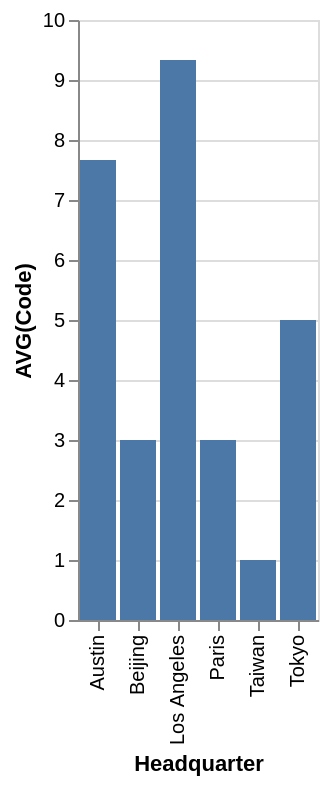

Express this chart as Vega-Lite.
### Vega-Lite specification from a JSON file in a GitHub repository (floating-point values rounded to 4 significant figures)
{"data": {"values": [{"x_data": "Austin", "y_data": 7.667}, {"x_data": "Beijing", "y_data": 3}, {"x_data": "Los Angeles", "y_data": 9.333}, {"x_data": "Paris", "y_data": 3}, {"x_data": "Taiwan", "y_data": 1}, {"x_data": "Tokyo", "y_data": 5}]}, "mark": "bar", "encoding": {"x": {"field": "x_data", "type": "nominal", "title": "Headquarter", "sort": "ascending"}, "y": {"field": "y_data", "type": "quantitative", "title": "AVG(Code)"}}}
